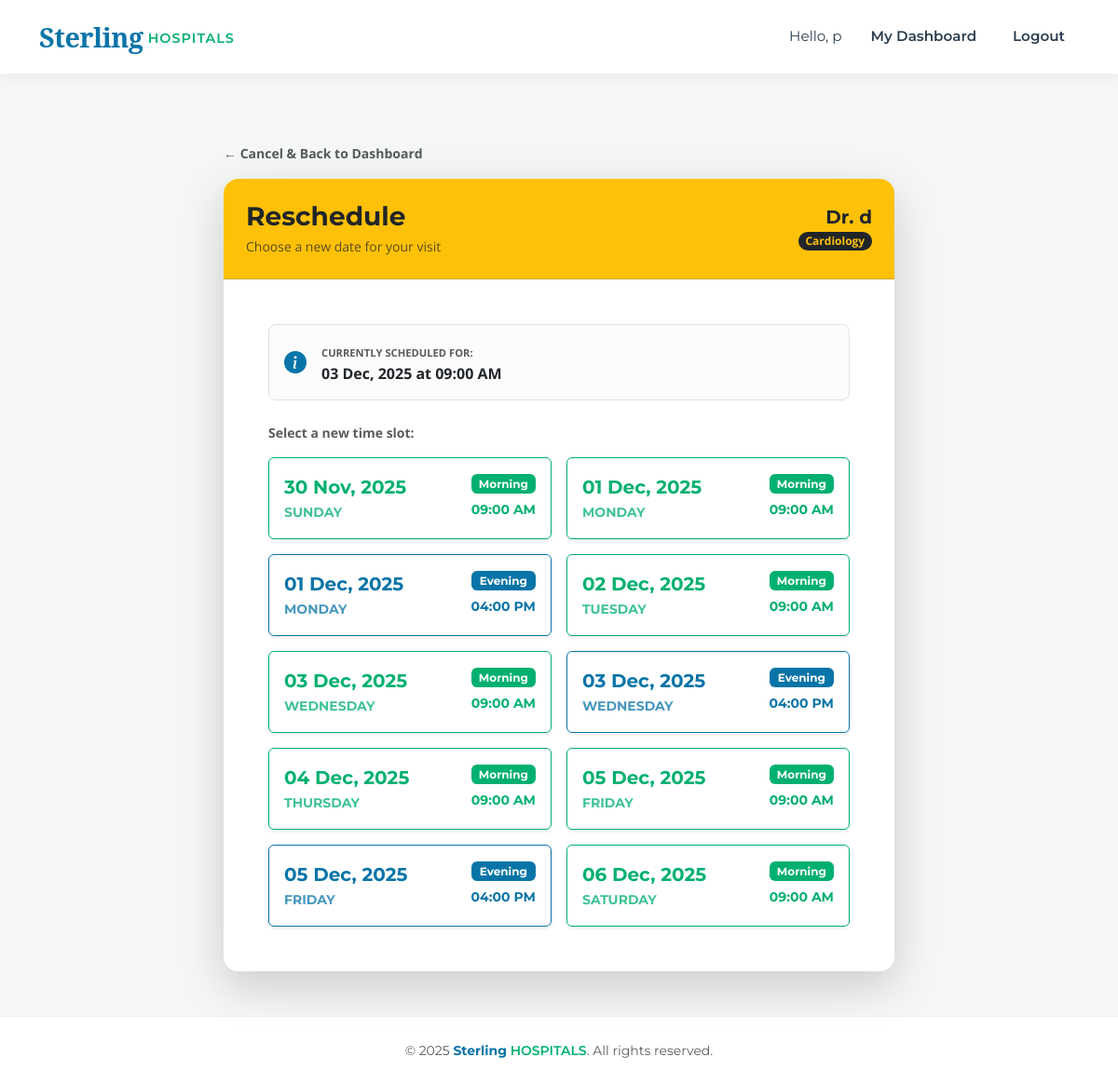
The app's page /appointment/8/reschedule (signed in) with its own data.
### models.py (models this page shows)
class User(db.Model, UserMixin):
    __tablename__ = 'users'
    id = db.Column(db.Integer, primary_key=True)
    username = db.Column(db.String(100), unique=True, nullable=False)
    email = db.Column(db.String(120), unique=True, nullable=False)
    password = db.Column(db.String(200), nullable=False)
    role = db.Column(db.String(20), nullable=False)  # admin, doctor, patient
    phone_number = db.Column(db.String(15), nullable=True)
    is_active_user = db.Column(db.Boolean, default=True)
    department_id = db.Column(db.Integer, db.ForeignKey('departments.id'), nullable=True)
    doctor_appointments = db.relationship('Appointment', foreign_keys='Appointment.doctor_id', backref='doctor_ref', lazy=True)
    patient_appointments = db.relationship('Appointment', foreign_keys='Appointment.patient_id', backref='patient_ref', lazy=True)

class Department(db.Model):
    __tablename__ = 'departments'
    id = db.Column(db.Integer, primary_key=True)
    name = db.Column(db.String(100), unique=True, nullable=False)
    description = db.Column(db.Text, nullable=True)
    doctors = db.relationship('User', backref='department', lazy=True)

class Appointment(db.Model):
    __tablename__ = 'appointments'
    id = db.Column(db.Integer, primary_key=True)
    patient_id = db.Column(db.Integer, db.ForeignKey('users.id'), nullable=False)
    doctor_id = db.Column(db.Integer, db.ForeignKey('users.id'), nullable=False)
    appointment_date = db.Column(db.Date, nullable=False)
    appointment_time = db.Column(db.Time, nullable=False)
    status = db.Column(db.String(20), default='Pending')
    treatment = db.relationship('Treatment', backref='appointment', uselist=False, lazy=True)
    created_at = db.Column(db.DateTime, default=datetime.utcnow)

class DoctorAvailability(db.Model):
    __tablename__ = 'doctor_availability'
    id = db.Column(db.Integer, primary_key=True)
    doctor_id = db.Column(db.Integer, db.ForeignKey('users.id'), nullable=False)
    available_date = db.Column(db.Date, nullable=False)
    slot_type = db.Column(db.String(20), nullable=False) # 'Morning' or 'Evening'

### app.py (the view, shortened to what this page needs)
@app.route('/appointment/<int:appointment_id>/reschedule', methods=['GET', 'POST'])
@login_required
def reschedule_appointment(appointment_id):
    appt = db.session.get(Appointment, appointment_id)
    if not appt or appt.patient_id != current_user.id:
        flash('Access denied.', 'danger')
        return redirect(url_for('patient_dashboard'))
    doctor = db.session.get(User, appt.doctor_id)
    availabilities = DoctorAvailability.query.filter(
        DoctorAvailability.doctor_id == doctor.id,
        DoctorAvailability.available_date >= datetime.today().date()
    ).order_by(DoctorAvailability.available_date).all()
    return render_template('reschedule_appointment.html', appointment=appt, doctor=doctor, availabilities=availabilities)

### app.py (called while the page is built)
@login_manager.user_loader
def load_user(user_id):
    return db.session.get(User, int(user_id))

### templates/reschedule_appointment.html (shortened to what this page needs)
{% extends "base.html" %}
{% block content %}
<div class="container mt-5">
    <div class="row justify-content-center">
        <div class="col-lg-8">
            <div class="mb-3">
                <a href="{{ url_for('patient_dashboard') }}" class="text-decoration-none text-muted fw-bold small">
                    &larr; Cancel & Back to Dashboard
                </a>
            </div>
            <div class="card shadow-lg border-0 rounded-4 overflow-hidden">
                <div class="card-header bg-warning text-dark p-4">
                    <div class="d-flex justify-content-between align-items-center">
                        <div>
                            <h3 class="fw-bold mb-1">Reschedule</h3>
                            <p class="mb-0 opacity-75 small">Choose a new date for your visit</p>
                        </div>
                        <div class="text-end">
                            <h5 class="fw-bold mb-0">Dr. {{ doctor.username }}</h5>
                            <span class="badge bg-dark text-warning rounded-pill small">{{ doctor.department.name }}</span>
                        </div>
                    </div>
                </div>
                <div class="card-body p-5 bg-white">
                    <div class="alert alert-light border rounded-3 mb-4 d-flex align-items-center">
                        <i class="bi bi-info-circle-fill text-primary fs-4 me-3"></i>
                        <div>
                            <small class="text-uppercase text-muted fw-bold" style="font-size: 0.7rem;">Currently Scheduled For:</small>
                            <div class="fw-bold text-dark">
                                {{ appointment.appointment_date.strftime('%d %b, %Y') }} at {{ appointment.appointment_time.strftime('%I:%M %p') }}
                            </div>
                        </div>
                    </div>
                    {% if availabilities %}
                        <div class="mb-3 text-muted small fw-bold">
                            Select a new time slot:
                        </div>
                        <div class="row g-3">
                            {% for slot in availabilities %}
                            <div class="col-md-6">
                                <form method="POST" action="{{ url_for('reschedule_appointment', appointment_id=appointment.id) }}">
                                    {% set is_morning = (slot.slot_type == 'Morning') %}
                                    <button type="submit"
                                            class="btn w-100 p-3 text-start d-flex justify-content-between align-items-center shadow-sm card-hover {{ 'btn-outline-success' if is_morning else 'btn-outline-evening' }}"
                                            onclick="return confirm('Confirm Reschedule:\n\nNew Date: {{ slot.available_date }}\nNew Slot: {{ slot.slot_type }}\n\nClick OK to change your appointment.')">
                                        <div>
                                            <div class="fw-bold fs-5">{{ slot.available_date.strftime('%d %b, %Y') }}</div>
                                            <small class="text-uppercase fw-bold opacity-75">{{ slot.available_date.strftime('%A') }}</small>
                                        </div>
                                        <div class="text-end">
                                            <span class="badge {{ 'bg-success' if is_morning else 'bg-evening' }} mb-1 d-block">{{ slot.slot_type }}</span>
                                            <small class="fw-bold {{ 'text-success' if is_morning else 'text-evening' }}">
                                                {% if is_morning %} 09:00 AM {% else %} 04:00 PM {% endif %}
                                            </small>
                                        </div>
                                    </button>
                                </form>
                            </div>
                            {% endfor %}
                        </div>
                    {% endif %}
                </div>
            </div>
        </div>
    </div>
</div>
{% endblock %}

### templates/base.html (shortened to what this page needs)
<!DOCTYPE html>
<html lang="en">
<head>
    <link href="https://cdn.jsdelivr.net/npm/bootstrap@5.3.0/dist/css/bootstrap.min.css" rel="stylesheet">
    <link rel="stylesheet" href="https://cdn.jsdelivr.net/npm/bootstrap-icons@1.11.1/font/bootstrap-icons.css">
    <link rel="stylesheet" href="{{ url_for('static', filename='css/style.css') }}">
</head>
<body class="d-flex flex-column min-vh-100">
    <nav class="navbar navbar-expand-lg navbar-light fixed-top">
        <div class="container">
            <a class="navbar-brand" href="{{ url_for('index') }}">
                <span class="brand-sterling">Sterling</span>
                <span class="brand-hospitals">HOSPITALS</span>
            </a>
            <div class="collapse navbar-collapse" id="navbarNav">
                <ul class="navbar-nav ms-auto align-items-center">
                    {% if current_user.is_authenticated %}
                        <li class="nav-item">
                            <span class="nav-link text-muted" style="font-weight: 400;">Hello, {{ current_user.username }}</span>
                        </li>
                        <li class="nav-item">
                            {% if current_user.role == 'admin' %}
                                <a class="nav-link" href="{{ url_for('admin_dashboard') }}">Admin Dashboard</a>
                            {% elif current_user.role == 'doctor' %}
                                <a class="nav-link" href="{{ url_for('doctor_dashboard') }}">Doctor Panel</a>
                            {% else %}
                                <a class="nav-link" href="{{ url_for('patient_dashboard') }}">My Dashboard</a>
                            {% endif %}
                        </li>
                        <li class="nav-item">
                            <a class="nav-link btn btn-danger text-white btn-sm ms-3" style="border-radius: 4px; padding: 6px 15px;" href="{{ url_for('logout') }}">Logout</a>
                        </li>
                    {% endif %}
                </ul>
            </div>
        </div>
    </nav>
    <div style="height: 80px;"></div>
    <div class="container mt-4 mb-5">
        {% block content %}{% endblock %}
    </div>
    <footer class="text-center text-muted py-4 mt-auto">
        <div class="container">
            <small>&copy; 2025 <span style="color: var(--brand-blue); font-weight:700;">Sterling</span> <span style="color: var(--brand-green); font-weight:600;">HOSPITALS</span>. All rights reserved.</small>
        </div>
    </footer>
</body>
</html>

### static/css/style.css (style rules this page uses)
:root { --brand-blue: #0974A7; --brand-dark-blue: #015890; --brand-green: #00B06F; --brand-dark-green:#008f5a; --brand-dark: #2c3e50; --brand-warning: #FAD10A; --brand-bg-soft: #f4f7f6; --font-primary: "Montserrat", sans-serif; --font-serif: "Noto Serif", serif; --font-text: "Open Sans", sans-serif; }
body { font-family: var(--font-text); background-color: var(--brand-bg-soft); color: #333; }
h1, h2, h3, h4, h5, h6, .btn, .navbar-brand, .nav-link, footer { font-family: var(--font-primary); }
.navbar { background-color: white !important; box-shadow: 0 4px 12px rgba(0,0,0,0.05); padding: 0.8rem 0; }
.navbar-brand { display: flex; align-items: center; text-decoration: none; }
.brand-sterling { font-family: var(--font-serif); color: var(--brand-blue); font-weight: 700; font-size: 1.8rem; letter-spacing: -0.5px; }
.brand-hospitals { font-family: var(--font-primary); color: var(--brand-green); font-weight: 600; font-size: 0.9rem; text-transform: uppercase; letter-spacing: 1px; margin-left: 5px; padding-top: 5px; }
.nav-link { color: var(--brand-dark) !important; font-weight: 600; font-size: 0.95rem; margin-left: 15px; transition: color 0.3s ease; }
.text-primary { color: var(--brand-blue) !important; }
.text-success { color: var(--brand-green) !important; }
.bg-success { background-color: var(--brand-green) !important; color: white !important; }
.btn-outline-success { color: var(--brand-green); border-color: var(--brand-green); }
.card { border: none; border-radius: 8px; box-shadow: 0 4px 6px rgba(0,0,0,0.05); }
.card-hover { transition: transform 0.2s ease, box-shadow 0.2s ease; }
footer { background-color: white; border-top: 1px solid #eee; }
.text-evening { color: var(--brand-blue) !important; }
.bg-evening { background-color: var(--brand-blue) !important; color: white !important; }
.btn-outline-evening { color: var(--brand-blue); border-color: var(--brand-blue); }

### records on screen
User: username "p"
User: username "d"
Department: department.name "Cardiology"
Appointment: appointment_date "03 Dec, 2025", appointment_time "09:00 AM"
DoctorAvailability: available_date "30 Nov, 2025", available_date "SUNDAY", slot_type "Morning", shows "09:00 AM"
DoctorAvailability: available_date "01 Dec, 2025", available_date "MONDAY", slot_type "Morning", shows "09:00 AM"
DoctorAvailability: available_date "01 Dec, 2025", available_date "MONDAY", slot_type "Evening", shows "04:00 PM"
DoctorAvailability: available_date "02 Dec, 2025", available_date "TUESDAY", slot_type "Morning", shows "09:00 AM"
DoctorAvailability: available_date "03 Dec, 2025", available_date "WEDNESDAY", slot_type "Morning", shows "09:00 AM"
DoctorAvailability: available_date "03 Dec, 2025", available_date "WEDNESDAY", slot_type "Evening", shows "04:00 PM"
DoctorAvailability: available_date "04 Dec, 2025", available_date "THURSDAY", slot_type "Morning", shows "09:00 AM"
DoctorAvailability: available_date "05 Dec, 2025", available_date "FRIDAY", slot_type "Morning", shows "09:00 AM"
DoctorAvailability: available_date "05 Dec, 2025", available_date "FRIDAY", slot_type "Evening", shows "04:00 PM"
DoctorAvailability: available_date "06 Dec, 2025", available_date "SATURDAY", slot_type "Morning", shows "09:00 AM"
